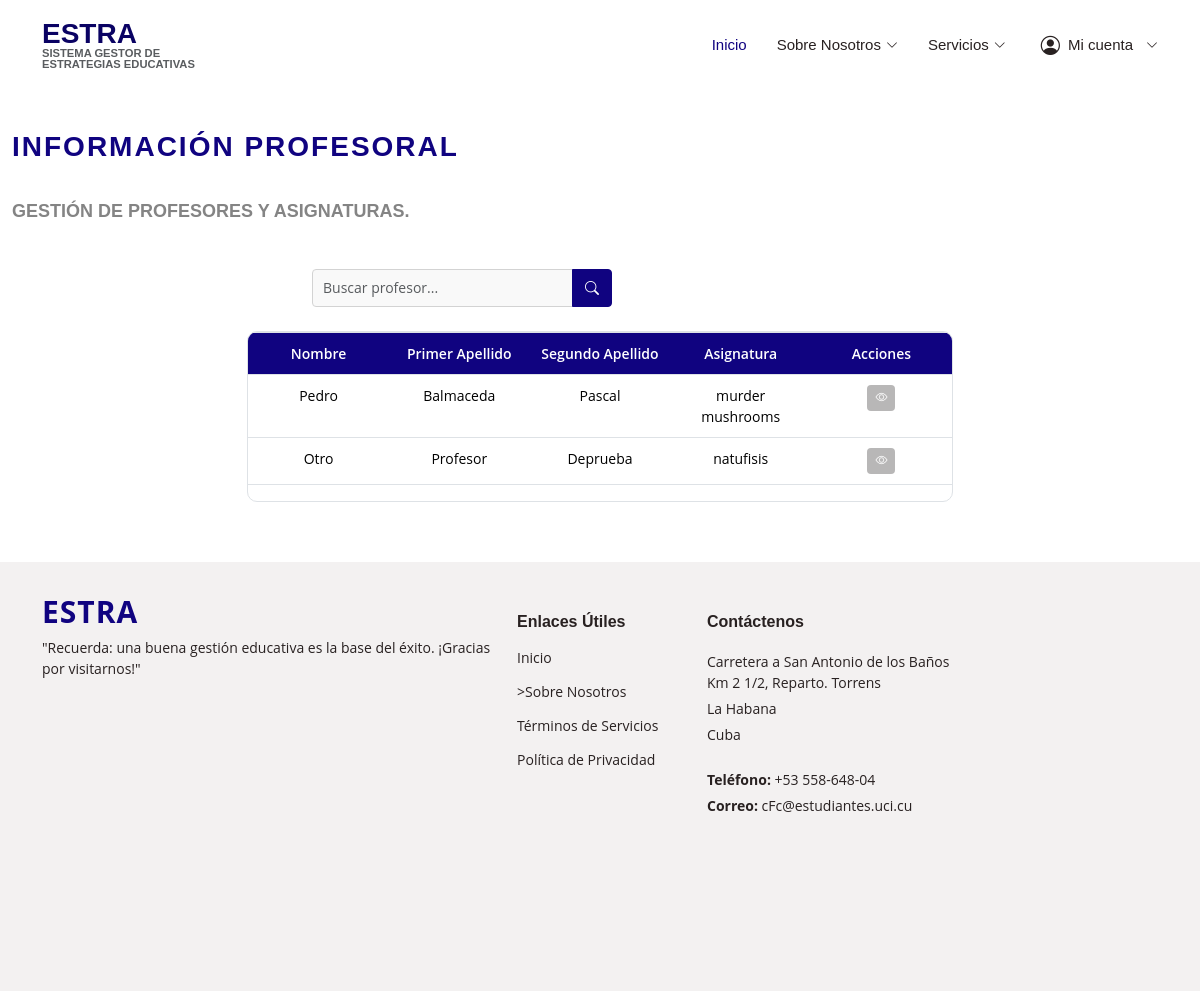
Screenshot of /profesores/ (signed in) with the database file from the repository.
### profesores/models.py (models this page shows, shortened)
class Profesor(models.Model):
    nombre = models.CharField(max_length=50)
    primer_apellido = models.CharField(max_length=50)
    segundo_apellido = models.CharField(max_length=50, blank=True, null=True)
    sexo = models.CharField(
        max_length=20,
        choices=[
            ('masculino', 'Masculino'),
            ('femenino', 'Femenino'),
            ('otro', 'Otro')
        ]
    )
    categoria_docente = models.CharField(
        max_length=20,
        choices=[
            ('instructor', 'Instructor'),
            ('asistente', 'Asistente'),
            ('auxiliar', 'Auxiliar'),
            ('titular', 'Titular')
        ]
    )
    asignatura = models.CharField(max_length=50)
    solapin = models.CharField(max_length=10, unique=True)
    telefono = models.CharField(max_length=15)
    correo = models.EmailField(max_length=50)
    descripcion = models.TextField()

### profesores/vistas/vistas_usuario.py (the view)
# urls.py: path('profesores/', vistas_usuario.visualizar_profesores, name='profesores'),
def visualizar_profesores(request):
    if not request.user.is_authenticated:
        messages.error(request, "Debes iniciar sesión para realizar esta acción.")
        return redirect('login')
    """Visualizar todos los profesores."""
    query = request.GET.get("q", "")
    if query:
        profesores = Profesor.objects.filter(
            Q(nombre__icontains=query) |
            Q(primer_apellido__icontains=query) |
            Q(segundo_apellido__icontains=query) |
            Q(sexo__icontains=query) |
            Q(categoria_docente__icontains=query) |
            Q(asignatura__icontains=query) |
            Q(solapin__icontains=query) |
            Q(telefono__icontains=query) |
            Q(correo__icontains=query) |
            Q(descripcion__icontains=query)
        )
    else:
        profesores = Profesor.objects.all()
    return render(request, "usuarios/listar_profesores.html", {"profesores": profesores, "query": query})

### templates/usuarios/listar_profesores.html (shortened to what this page needs)
{% extends "baseg.html" %}
{% load static %}
{% block content %}
  <div id="maind">
<section id="informacion-profesoral" class="informacion-profesoral section-bg">
    <div class="container-fluid">
      <div class="section-title">
        <h2>Información Profesoral</h2>
        <br>
        <p>Gestión de profesores y asignaturas.</p>
        <br>
      </div>
    <form method="GET" action="{% url 'profesores' %}" class="search-bar mb-4">
      <div class="input-group">
        <input type="text" name="q" class="form-control" placeholder="Buscar profesor..." aria-label="Buscar" value="{{ request.GET.q }}">
        <button class="btn btn-primary" type="submit">
          <i class="bi bi-search"></i>
        </button>
      </div>
    </form>
      <div id="tabla-profesoral" class="table-container">
          <div id="tabla-profesoral-responsive" class="table-responsive">
            <table id="tablita-profesoral" class="table table-bordered table-hover custom-table">
              <thead>
                <tr>
                  <th>Nombre</th>
                  <th>Primer Apellido</th>
                  <th>Segundo Apellido</th>
                  <th>Asignatura</th>
                  <th>Acciones</th>
                </tr>
              </thead>
              <tbody>
                {% for profesor in profesores %}
                <tr data-id="{{ profesor.id }}">
                  <td>{{ profesor.nombre }}</td>
                  <td>{{ profesor.primer_apellido }}</td>
                  <td>{{ profesor.segundo_apellido }}</td>
                  <td>{{ profesor.asignatura }}</td>
                  <td>
                    <button type="button" class="btn btn-action btn-ver-detalles" data-id="{{ profesor.id }}" title="Ver Detalles">
                      <i class="bi bi-eye"></i>
                    </button>
                  </td>
                </tr>
                {% empty %}
                <tr>
                  <td colspan="5" class="text-center">No hay profesores registrados.</td>
                </tr>
                {% endfor %}
              </tbody>
            </table>
          </div>
        </div>
    </div>
  </section>
  </div>
  {% endblock%}

### static/assets/css/style.css (style rules this page uses)
body { font-family: "Open Sans", sans-serif; color: #282121; }
h1, h2, h3, h4, h5, h6 { font-family: "Raleway", sans-serif; }
section { padding: 60px 0; overflow: hidden; }
.section-bg, .services .icon-box { background-color: #ffffff; }
.section-title { padding-bottom: 20px; }
.section-title h2 { font-size: clamp(12px, 2.5vw, 14px); font-weight: 500; padding: 0; line-height: 1.2; margin: 0 0 10px 0; letter-spacing: 2px; text-transform: uppercase; color: #aaaaaa; font-family: "Poppins", sans-serif; word-break: break-word; }
.section-title p { margin: 0; margin: 0; font-size: 36px; font-weight: 700; text-transform: uppercase; font-family: "Poppins", sans-serif; color: #020d19; }
.table-container { max-height: 300px; overflow-y: auto; border: 1px solid #dee2e6; border-radius: 10px; margin-bottom: 20px; margin: 0 auto; width: 60%; }
.custom-table { width: 100%; border-collapse: collapse; font-size: 14px; }
.custom-table th, .custom-table td { padding: 10px; text-align: center; border: none; }
.custom-table th { background-color: #100380; color: #fff; font-weight: 600; position: sticky; top: 0; }
.custom-table th:nth-child(1), .custom-table td:nth-child(1) { width: 15%; }
.custom-table th:nth-child(2), .custom-table td:nth-child(2) { width: 10%; }
.custom-table th:nth-child(3), .custom-table td:nth-child(3) { width: 10%; }
.custom-table th:nth-child(4), .custom-table td:nth-child(4) { width: 15%; }
.custom-table th:nth-child(5),.custom-table td:nth-child(5) { width: 15%; }
.btn-ver-detalles { background-color: #b8b7b7; color: #fff; }
.btn-action { padding: 4px 8px; border: none; border-radius: 4px; transition: background-color 0.3s ease; margin: 0 2px; display: inline-flex; align-items: center; justify-content: center; font-size: 12px; }
.btn-action i { color: #fff; font-size: 12px; }
.search-bar { margin-bottom: 20px; width: 100%; max-width: 300px; margin-left: 300px; }
.search-bar .input-group { display: flex; align-items: stretch; width: 100%; }
.search-bar .form-control { border: 1px solid #d3d3d3; border-radius: 4px 0 0 4px; padding: 6px 10px; font-size: 14px; background-color: #f9f9f9; outline: none; box-shadow: none; flex: 1; width: 70%; }
.search-bar .btn-primary { background-color: #100380; border: 1px solid #100380; border-radius: 0 4px 4px 0; padding: 6px 12px; transition: background-color 0.3s ease; width: auto; }
.search-bar .btn-primary i { font-size: 14px; }
.informacion-profesoral { padding: 60px 0; background-color: #ffffff; }
.informacion-profesoral .section-title h2 { margin-top: 70px; font-size: 28px; font-weight: 700; color: #100380; }
.informacion-profesoral .section-title p { font-size: 18px; color: #848484; }
#tabla-profesoral { max-height: 400px; overflow-y: auto; border: 1px solid #dee2e6; border-radius: 10px; margin-bottom: 20px; margin: 0 auto; width: 60%; }
#tablita-profesoral { width: 100%; border-collapse: collapse; font-size: 14px; }
#tablita-profesoral th, #tablita-profesoral td { padding: 10px; text-align: center; border: none; }
#tablita-profesoral th { background-color: #100380; color: #fff; font-weight: 600; position: sticky; top: 0; }
#tablita-profesoral th:nth-child(1), #tablita-profesoral td:nth-child(1) { width: 20%; }
#tablita-profesoral th:nth-child(2), #tablita-profesoral td:nth-child(2) { width: 20%; }
#tablita-profesoral th:nth-child(3), #tablita-profesoral td:nth-child(3) { width: 20%; }
#tablita-profesoral th:nth-child(4), #tablita-profesoral td:nth-child(4) { width: 20%; }
#tablita-profesoral th:nth-child(5), #tablita-profesoral td:nth-child(5) { width: 20%; }
.form-control { transition: border-color 0.15s ease-in-out, box-shadow 0.15s ease-in-out; }

### rows the page displays
Profesor: nombre "Pedro", primer_apellido "Balmaceda", segundo_apellido "Pascal", asignatura "murder mushrooms"
Profesor: nombre "Otro", primer_apellido "Profesor", segundo_apellido "Deprueba", asignatura "natufisis"
